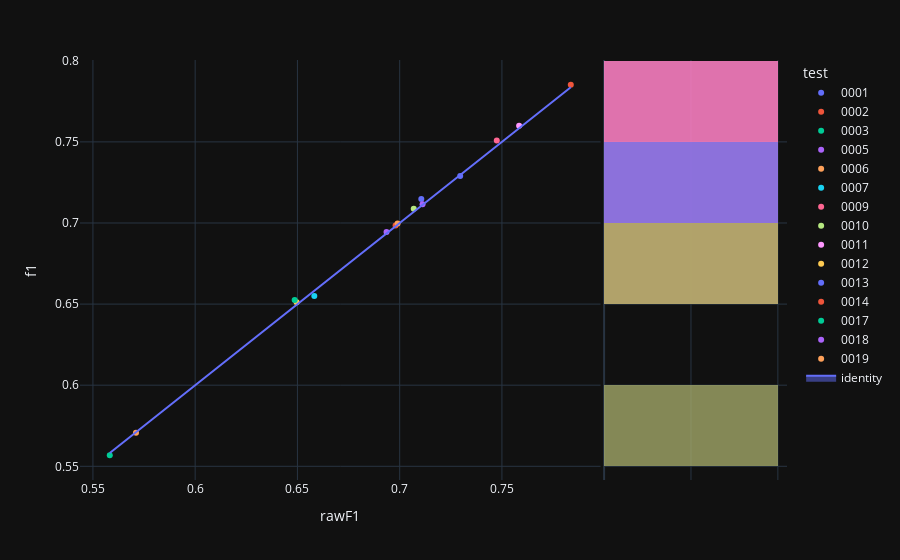

Source (notebook cell):
### Code cell
fig=px.scatter(experimentModels,x='rawF1',y='f1',color='test',hover_name='modelId', marginal_y="histogram")
fig.add_trace(
    go.Scatter(x=experimentModels['rawF1'], y=experimentModels['rawF1'], name="identity", mode='lines',fill="toself")
)
fig.show()

### Figure 1 — Plotly figure (JSON) as saved in the notebook; plotly's stock layout.template omitted (floating-point values rounded to 4 significant figures)
{"data": [{"hovertemplate": "<b>%{hovertext}</b><br><br>test=0001<br>rawF1=%{x}<br>f1=%{y}<extra></extra>", "hovertext": ["27775e1b-9adc-4ae7-9fcf-b3dbe38ca573"], "legendgroup": "0001", "marker": {"color": "#636efa", "symbol": "circle"}, "mode": "markers", "name": "0001", "orientation": "v", "showlegend": true, "x": [0.7296], "xaxis": "x", "y": [0.7289], "yaxis": "y", "type": "scatter"}, {"alignmentgroup": "True", "bingroup": "y", "hovertemplate": "test=0001<br>f1=%{y}<br>count=%{x}<extra></extra>", "legendgroup": "0001", "marker": {"color": "#636efa"}, "name": "0001", "offsetgroup": "0001", "opacity": 0.5, "showlegend": false, "xaxis": "x2", "y": [0.7289], "yaxis": "y2", "type": "histogram"}, {"hovertemplate": "<b>%{hovertext}</b><br><br>test=0002<br>rawF1=%{x}<br>f1=%{y}<extra></extra>", "hovertext": ["363d6b1b-23e4-4aa5-8a2e-a2aa6c9a2bd0"], "legendgroup": "0002", "marker": {"color": "#EF553B", "symbol": "circle"}, "mode": "markers", "name": "0002", "orientation": "v", "showlegend": true, "x": [0.7837], "xaxis": "x", "y": [0.7852], "yaxis": "y", "type": "scatter"}, {"alignmentgroup": "True", "bingroup": "y", "hovertemplate": "test=0002<br>f1=%{y}<br>count=%{x}<extra></extra>", "legendgroup": "0002", "marker": {"color": "#EF553B"}, "name": "0002", "offsetgroup": "0002", "opacity": 0.5, "showlegend": false, "xaxis": "x2", "y": [0.7852], "yaxis": "y2", "type": "histogram"}, {"hovertemplate": "<b>%{hovertext}</b><br><br>test=0003<br>rawF1=%{x}<br>f1=%{y}<extra></extra>", "hovertext": ["09d246cf-df61-4da1-b690-e0c8338d819c"], "legendgroup": "0003", "marker": {"color": "#00cc96", "symbol": "circle"}, "mode": "markers", "name": "0003", "orientation": "v", "showlegend": true, "x": [0.5582], "xaxis": "x", "y": [0.5568], "yaxis": "y", "type": "scatter"}, {"alignmentgroup": "True", "bingroup": "y", "hovertemplate": "test=0003<br>f1=%{y}<br>count=%{x}<extra></extra>", "legendgroup": "0003", "marker": {"color": "#00cc96"}, "name": "0003", "offsetgroup": "0003", "opacity": 0.5, "showlegend": false, "xaxis": "x2", "y": [0.5568], "yaxis": "y2", "type": "histogram"}, {"hovertemplate": "<b>%{hovertext}</b><br><br>test=0005<br>rawF1=%{x}<br>f1=%{y}<extra></extra>", "hovertext": ["d7547448-90e9-4379-8b6f-40fc4ce250cf"], "legendgroup": "0005", "marker": {"color": "#ab63fa", "symbol": "circle"}, "mode": "markers", "name": "0005", "orientation": "v", "showlegend": true, "x": [0.6936], "xaxis": "x", "y": [0.6945], "yaxis": "y", "type": "scatter"}, {"alignmentgroup": "True", "bingroup": "y", "hovertemplate": "test=0005<br>f1=%{y}<br>count=%{x}<extra></extra>", "legendgroup": "0005", "marker": {"color": "#ab63fa"}, "name": "0005", "offsetgroup": "0005", "opacity": 0.5, "showlegend": false, "xaxis": "x2", "y": [0.6945], "yaxis": "y2", "type": "histogram"}, {"hovertemplate": "<b>%{hovertext}</b><br><br>test=0006<br>rawF1=%{x}<br>f1=%{y}<extra></extra>", "hovertext": ["8494b8dc-14c3-4df3-a9e2-2569fced6b66"], "legendgroup": "0006", "marker": {"color": "#FFA15A", "symbol": "circle"}, "mode": "markers", "name": "0006", "orientation": "v", "showlegend": true, "x": [0.5711], "xaxis": "x", "y": [0.5707], "yaxis": "y", "type": "scatter"}, {"alignmentgroup": "True", "bingroup": "y", "hovertemplate": "test=0006<br>f1=%{y}<br>count=%{x}<extra></extra>", "legendgroup": "0006", "marker": {"color": "#FFA15A"}, "name": "0006", "offsetgroup": "0006", "opacity": 0.5, "showlegend": false, "xaxis": "x2", "y": [0.5707], "yaxis": "y2", "type": "histogram"}, {"hovertemplate": "<b>%{hovertext}</b><br><br>test=0007<br>rawF1=%{x}<br>f1=%{y}<extra></extra>", "hovertext": ["4ec9c4e1-e050-4cb3-911d-426930925d09"], "legendgroup": "0007", "marker": {"color": "#19d3f3", "symbol": "circle"}, "mode": "markers", "name": "0007", "orientation": "v", "showlegend": true, "x": [0.6582], "xaxis": "x", "y": [0.6549], "yaxis": "y", "type": "scatter"}, {"alignmentgroup": "True", "bingroup": "y", "hovertemplate": "test=0007<br>f1=%{y}<br>count=%{x}<extra></extra>", "legendgroup": "0007", "marker": {"color": "#19d3f3"}, "name": "0007", "offsetgroup": "0007", "opacity": 0.5, "showlegend": false, "xaxis": "x2", "y": [0.6549], "yaxis": "y2", "type": "histogram"}, {"hovertemplate": "<b>%{hovertext}</b><br><br>test=0009<br>rawF1=%{x}<br>f1=%{y}<extra></extra>", "hovertext": ["9f43f1cd-280c-4e7c-9c3a-a90f704900c2"], "legendgroup": "0009", "marker": {"color": "#FF6692", "symbol": "circle"}, "mode": "markers", "name": "0009", "orientation": "v", "showlegend": true, "x": [0.7475], "xaxis": "x", "y": [0.7508], "yaxis": "y", "type": "scatter"}, {"alignmentgroup": "True", "bingroup": "y", "hovertemplate": "test=0009<br>f1=%{y}<br>count=%{x}<extra></extra>", "legendgroup": "0009", "marker": {"color": "#FF6692"}, "name": "0009", "offsetgroup": "0009", "opacity": 0.5, "showlegend": false, "xaxis": "x2", "y": [0.7508], "yaxis": "y2", "type": "histogram"}, {"hovertemplate": "<b>%{hovertext}</b><br><br>test=0010<br>rawF1=%{x}<br>f1=%{y}<extra></extra>", "hovertext": ["285a2ff5-4005-4d2b-a89a-5108d2058c0f"], "legendgroup": "0010", "marker": {"color": "#B6E880", "symbol": "circle"}, "mode": "markers", "name": "0010", "orientation": "v", "showlegend": true, "x": [0.7069], "xaxis": "x", "y": [0.7088], "yaxis": "y", "type": "scatter"}, {"alignmentgroup": "True", "bingroup": "y", "hovertemplate": "test=0010<br>f1=%{y}<br>count=%{x}<extra></extra>", "legendgroup": "0010", "marker": {"color": "#B6E880"}, "name": "0010", "offsetgroup": "0010", "opacity": 0.5, "showlegend": false, "xaxis": "x2", "y": [0.7088], "yaxis": "y2", "type": "histogram"}, {"hovertemplate": "<b>%{hovertext}</b><br><br>test=0011<br>rawF1=%{x}<br>f1=%{y}<extra></extra>", "hovertext": ["7bee7b22-c6a4-482c-866e-cfd36aa7b2f8"], "legendgroup": "0011", "marker": {"color": "#FF97FF", "symbol": "circle"}, "mode": "markers", "name": "0011", "orientation": "v", "showlegend": true, "x": [0.7584], "xaxis": "x", "y": [0.76], "yaxis": "y", "type": "scatter"}, {"alignmentgroup": "True", "bingroup": "y", "hovertemplate": "test=0011<br>f1=%{y}<br>count=%{x}<extra></extra>", "legendgroup": "0011", "marker": {"color": "#FF97FF"}, "name": "0011", "offsetgroup": "0011", "opacity": 0.5, "showlegend": false, "xaxis": "x2", "y": [0.76], "yaxis": "y2", "type": "histogram"}, {"hovertemplate": "<b>%{hovertext}</b><br><br>test=0012<br>rawF1=%{x}<br>f1=%{y}<extra></extra>", "hovertext": ["883a5eb1-e984-44b0-91e9-1c97b07d1547"], "legendgroup": "0012", "marker": {"color": "#FECB52", "symbol": "circle"}, "mode": "markers", "name": "0012", "orientation": "v", "showlegend": true, "x": [0.6496], "xaxis": "x", "y": [0.6511], "yaxis": "y", "type": "scatter"}, {"alignmentgroup": "True", "bingroup": "y", "hovertemplate": "test=0012<br>f1=%{y}<br>count=%{x}<extra></extra>", "legendgroup": "0012", "marker": {"color": "#FECB52"}, "name": "0012", "offsetgroup": "0012", "opacity": 0.5, "showlegend": false, "xaxis": "x2", "y": [0.6511], "yaxis": "y2", "type": "histogram"}, {"hovertemplate": "<b>%{hovertext}</b><br><br>test=0013<br>rawF1=%{x}<br>f1=%{y}<extra></extra>", "hovertext": ["d082b8f6-ee32-4a9f-9ba6-34d399073207"], "legendgroup": "0013", "marker": {"color": "#636efa", "symbol": "circle"}, "mode": "markers", "name": "0013", "orientation": "v", "showlegend": true, "x": [0.7106], "xaxis": "x", "y": [0.7148], "yaxis": "y", "type": "scatter"}, {"alignmentgroup": "True", "bingroup": "y", "hovertemplate": "test=0013<br>f1=%{y}<br>count=%{x}<extra></extra>", "legendgroup": "0013", "marker": {"color": "#636efa"}, "name": "0013", "offsetgroup": "0013", "opacity": 0.5, "showlegend": false, "xaxis": "x2", "y": [0.7148], "yaxis": "y2", "type": "histogram"}, {"hovertemplate": "<b>%{hovertext}</b><br><br>test=0014<br>rawF1=%{x}<br>f1=%{y}<extra></extra>", "hovertext": ["f50ea95d-2bb9-445c-8b79-9aabf91249a6"], "legendgroup": "0014", "marker": {"color": "#EF553B", "symbol": "circle"}, "mode": "markers", "name": "0014", "orientation": "v", "showlegend": true, "x": [0.698], "xaxis": "x", "y": [0.6984], "yaxis": "y", "type": "scatter"}, {"alignmentgroup": "True", "bingroup": "y", "hovertemplate": "test=0014<br>f1=%{y}<br>count=%{x}<extra></extra>", "legendgroup": "0014", "marker": {"color": "#EF553B"}, "name": "0014", "offsetgroup": "0014", "opacity": 0.5, "showlegend": false, "xaxis": "x2", "y": [0.6984], "yaxis": "y2", "type": "histogram"}, {"hovertemplate": "<b>%{hovertext}</b><br><br>test=0017<br>rawF1=%{x}<br>f1=%{y}<extra></extra>", "hovertext": ["b3f70ca6-b339-46f7-9496-6b9dc83c64d5"], "legendgroup": "0017", "marker": {"color": "#00cc96", "symbol": "circle"}, "mode": "markers", "name": "0017", "orientation": "v", "showlegend": true, "x": [0.6486], "xaxis": "x", "y": [0.6526], "yaxis": "y", "type": "scatter"}, {"alignmentgroup": "True", "bingroup": "y", "hovertemplate": "test=0017<br>f1=%{y}<br>count=%{x}<extra></extra>", "legendgroup": "0017", "marker": {"color": "#00cc96"}, "name": "0017", "offsetgroup": "0017", "opacity": 0.5, "showlegend": false, "xaxis": "x2", "y": [0.6526], "yaxis": "y2", "type": "histogram"}, {"hovertemplate": "<b>%{hovertext}</b><br><br>test=0018<br>rawF1=%{x}<br>f1=%{y}<extra></extra>", "hovertext": ["ccdc74da-8ec0-4a1f-9a06-bc28dab8ca56"], "legendgroup": "0018", "marker": {"color": "#ab63fa", "symbol": "circle"}, "mode": "markers", "name": "0018", "orientation": "v", "showlegend": true, "x": [0.7112], "xaxis": "x", "y": [0.7115], "yaxis": "y", "type": "scatter"}, {"alignmentgroup": "True", "bingroup": "y", "hovertemplate": "test=0018<br>f1=%{y}<br>count=%{x}<extra></extra>", "legendgroup": "0018", "marker": {"color": "#ab63fa"}, "name": "0018", "offsetgroup": "0018", "opacity": 0.5, "showlegend": false, "xaxis": "x2", "y": [0.7115], "yaxis": "y2", "type": "histogram"}, {"hovertemplate": "<b>%{hovertext}</b><br><br>test=0019<br>rawF1=%{x}<br>f1=%{y}<extra></extra>", "hovertext": ["4da8bffe-f10a-480e-acc3-7db0600b37d7"], "legendgroup": "0019", "marker": {"color": "#FFA15A", "symbol": "circle"}, "mode": "markers", "name": "0019", "orientation": "v", "showlegend": true, "x": [0.699], "xaxis": "x", "y": [0.6997], "yaxis": "y", "type": "scatter"}, {"alignmentgroup": "True", "bingroup": "y", "hovertemplate": "test=0019<br>f1=%{y}<br>count=%{x}<extra></extra>", "legendgroup": "0019", "marker": {"color": "#FFA15A"}, "name": "0019", "offsetgroup": "0019", "opacity": 0.5, "showlegend": false, "xaxis": "x2", "y": [0.6997], "yaxis": "y2", "type": "histogram"}, {"fill": "toself", "mode": "lines", "name": "identity", "x": [0.7296, 0.7837, 0.5582, 0.6936, 0.5711, 0.6582, 0.7475, 0.7069, 0.7584, 0.6496, 0.7106, 0.698, 0.6486, 0.7112, 0.699], "y": [0.7296, 0.7837, 0.5582, 0.6936, 0.5711, 0.6582, 0.7475, 0.7069, 0.7584, 0.6496, 0.7106, 0.698, 0.6486, 0.7112, 0.699], "type": "scatter"}], "layout": {"xaxis": {"anchor": "y", "domain": [0.0, 0.7363], "title": {"text": "rawF1"}}, "yaxis": {"anchor": "x", "domain": [0.0, 1.0], "title": {"text": "f1"}}, "xaxis2": {"anchor": "y2", "domain": [0.7413, 1.0], "matches": "x2", "showticklabels": false, "showline": false, "ticks": "", "showgrid": true}, "yaxis2": {"anchor": "x2", "domain": [0.0, 1.0], "matches": "y", "showticklabels": false, "showgrid": true}, "legend": {"title": {"text": "test"}, "tracegroupgap": 0}, "margin": {"t": 60}, "barmode": "overlay"}}
